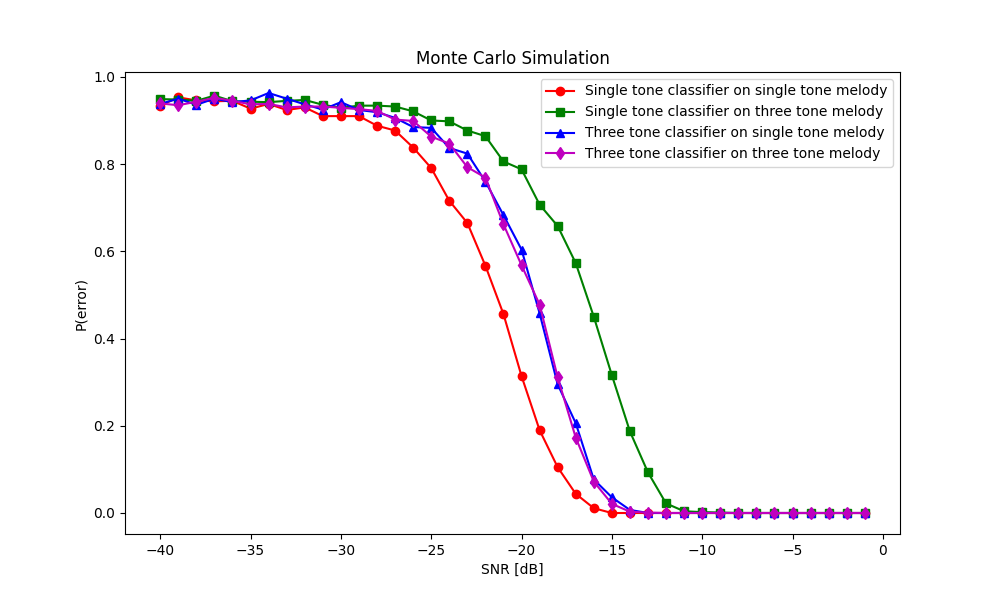

The Python source for this figure:
#!/usr/bin/env python3
# -*- coding: utf-8 -*-

import Tone_classifier as tc
import sys
from tqdm import tqdm
from SignalGenerator import SignalGenerator
from matplotlib import pyplot as plt
import numpy as np


def monte_carlo(nr_sim: int, SNR_range: range, sample_div: int,
                three_matrix: bool, three_tone: bool):
    setup = SignalGenerator()

    frequencies = setup.dict_note2frequency
    melodies = setup.melodies
    K = sample_div

    if three_matrix != True:
        H = tc.single_matrix(8820, melodies, frequencies, K)
    else:
        H = tc.three_matrix(8820, melodies, frequencies, K)
    
    prob_error = []
    tot_error = 0

    for SNR in tqdm(SNR_range, desc="SNR: ", leave=True):
        error = 0
        for _ in tqdm(range(nr_sim), desc="Iteration: ", leave=False):
            sg = SignalGenerator()

            melody = None
            idx = None
            mismatch = None
            if three_tone != True:
                melody, idx, mismatch = sg.generate_random_melody(SNR, 1)
            else:
                melody, idx, mismatch = sg.generate_random_melody(SNR, 3)

            j_hat, alpha = tc.classifier(melodies, melody, H, K)
                
            if j_hat != idx or alpha != mismatch:
                error += 1

        prob_error.append(error/nr_sim)
        tot_error += error

    return prob_error, tot_error


def main():

    SNR_range = range(-40, 0)
    nr_sim = 1000
    sample_div = 10

    # Single tone classifier on single tone melody
    error_data1, tot_error = monte_carlo(nr_sim, SNR_range, sample_div, False, False)
    print(f"Total error: {tot_error}, Total simulations: {nr_sim*len(SNR_range)}")

    # Single tone classifier on three tone melody
    error_data2, tot_error = monte_carlo(nr_sim, SNR_range, sample_div, False, True)
    print(f"Total error: {tot_error}, Total simulations: {nr_sim*len(SNR_range)}")

    # Three tone classifier on single tone melody
    error_data3, tot_error = monte_carlo(nr_sim, SNR_range, sample_div, True, False)
    print(f"Total error: {tot_error}, Total simulations: {nr_sim*len(SNR_range)}")

    # Three tone classifier on three tone melody
    error_data4, tot_error = monte_carlo(nr_sim, SNR_range, sample_div, True, True)
    print(f"Total error: {tot_error}, Total simulations: {nr_sim*len(SNR_range)}")


    plt.figure(figsize=(10, 6))
    plt.plot(SNR_range, error_data1, 'r-o', label="Single tone classifier on single tone melody")
    plt.plot(SNR_range, error_data2, 'g-s', label="Single tone classifier on three tone melody")
    plt.plot(SNR_range, error_data3, 'b-^', label="Three tone classifier on single tone melody")
    plt.plot(SNR_range, error_data4, 'm-d', label="Three tone classifier on three tone melody")
    plt.xlabel("SNR [dB]")
    plt.ylabel("P(error)")
    plt.title("Monte Carlo Simulation")
    plt.legend(loc="upper right")
    plt.savefig("/home/carljoergensen/Courses/Master/TSKS15/music_detector/monte_carlo.png")


if __name__ == "__main__":
    main()
